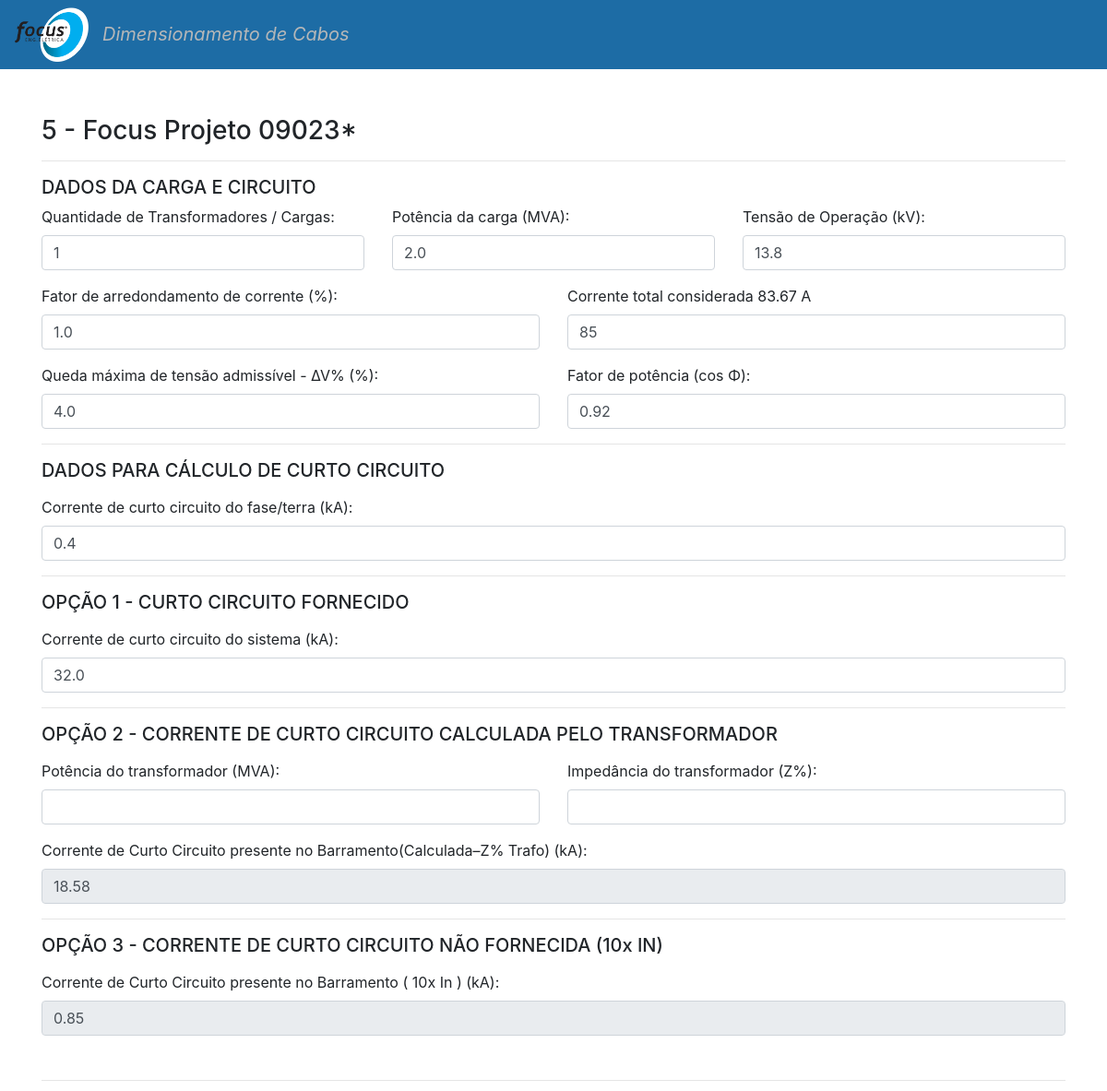
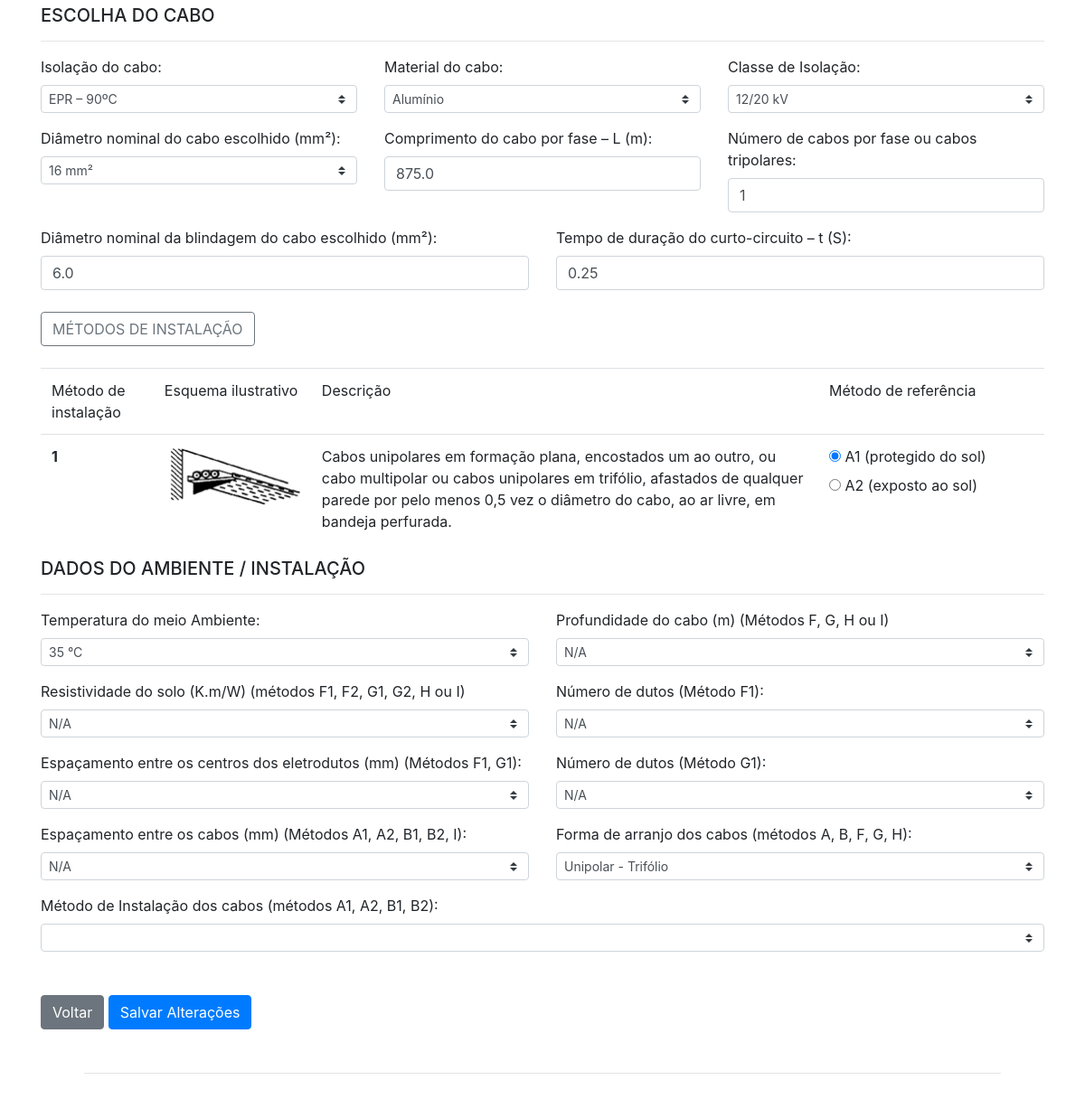
The app's page /parametros?id=5 with its own data (2 pictures, top to bottom).
### tables this page shows
CREATE TABLE TB_PROJETOS (
                                        id integer PRIMARY KEY autoincrement,
                                        nome_projeto text NOT NULL,
                                        responsavel_tecnico varchar(200),
                                        observacao varchar(1000),
                                        data_criacao datetime,
                                        data_atualizacao datetime
                                    );

CREATE TABLE TB_PARAM_PROJETO (
id_parametros_proj INTEGER REFERENCES TB_PROJETOS(ID) ON UPDATE CASCADE,
cargas int,
potencia float,
tensao float,
fator_corrente float,
corrente_total float,
queda_maxima float,
fator_potencia float,
potencia_trafo float,
impedancia_trafo float,
corrente_cc_sistema float,
corrente_cc_barramento float,
corrente_cc_barramento_calc float,
corrente_cc_fase_terra float,
isolacao varchar(200),
material varchar(200),
classe varchar(200),
comp_cabo_fase float,
num_cabo_fase int,
diametro_blindagem float,
tempo_cc float,
temp_ambiente float,
profundidade_cabo float,
resistividade_solo float,
num_dutos_F1 integer,
espaco_eletrodutos varchar(10),
num_dutos_G1 integer,
espaco_cabos varchar(100),
arranjo varchar(100),
metodo_install varchar(100),
mInstallRadio varchar(100),
diametro_cabo float, m_instal_id INTEGER);

### app.py (the view)
@app.route('/parametros', methods=['GET', 'POST'])
def formParamProjeto():
    id = request.args.get('id')
    vErro = request.args.get('erro')
    if vErro:
        vErro = "A quantidade mínima de parâmetros não foi preenchida! Por favor, recalcule."
    conn.cursor.execute(f"SELECT * FROM TB_PROJETOS WHERE ID = {id}")
    vDados = conn.cursor.fetchone()
    conn.cursor.execute(f"SELECT * FROM TB_PARAM_PROJETO WHERE id_parametros_proj = {id}")
    vParam = conn.cursor.fetchone()
    return render_template('formParamProj.html' , vDados = vDados , vParam = vParam, vErro = vErro)

### templates/formParamProj.html (shortened to what this page needs)
{% extends "header.html" %}
{% block body %}
<div class="container" style="margin-top:50px">
  <form action="upload" method="POST" onsubmit="return confirm('Confirma Alteração?')">
    <h3> {{ vDados[0] }} - {{ vDados[1] }} </h3>
    <hr>
    <h5> DADOS DA CARGA E CIRCUITO </h5>
    <div class="row">
      <div class="col">
        <label for="cargas" class="form-label">Quantidade de Transformadores / Cargas:</label>
        <input type="number" class="form-control" name="cargas" value={{vParam[1]}}>
      </div>
      <div class="col">
        <label for="potencia" class="form-label">Potência da carga (MVA):</label>
        <input type="number" step="0.001" class="form-control" name="potencia" id="potencia" value="{{vParam[2]}}"
          onchange="calculo()">
      </div>
      <div class="col">
        <label for="tensao" class="form-label">Tensão de Operação (kV):</label>
        <input type="number" step="0.1" class="form-control" name="tensao" id="tensao" value="{{vParam[3]}}" onchange="calculo()" required>
      </div>
    </div>
    <div class="row mt-3">
      <div class="col">
        <label for="fator_corrente" class="form-label">Fator de arredondamento de corrente (%):</label>
        <input type="number" step="0.1" class="form-control" id="fator_corrente" name="fator_corrente"
          value={{vParam[4]}} onchange="calculo()">
      </div>
      <div class="col">
        <label for="corrente_total" class="form-label">
          <div id="cc_calculada">Corrente total considerada (A):</div>
        </label>
        <input type="number" step="0.01" class="form-control" name="corrente_total" id="corrente_total" value="{{vParam[5]}}" onchange="calculo()" >
      </div>
    </div>
    <div class="row mt-3">
      <div class="col">
        <label for="queda_maxima" class="form-label">Queda máxima de tensão admissível - ∆V% (%):</label>
        <input type="number" step="0.1" class="form-control" name="queda_maxima" value={{vParam[6]}}>
      </div>
      <div class="col">
        <label for="fator_potencia" class="form-label">Fator de potência (cos Φ):</label>
        <input type="number" step="0.01" class="form-control" name="fator_potencia" value={{vParam[7]}}>
      </div>
    </div>
    <hr>
    <h5> DADOS PARA CÁLCULO DE CURTO CIRCUITO </h5>
    <div class="row mt-3">
      <div class="col">
        <label for="corrente_cc_fase_terra" class="form-label">Corrente de curto circuito do fase/terra (kA):</label>
        <input type="number" step="0.1" class="form-control" name="corrente_cc_fase_terra" id="corrente_cc_fase_terra"
          value={{vParam[13]}}>
      </div>
    </div>
    <hr>
    <h5> OPÇÃO 1 - CURTO CIRCUITO FORNECIDO </h5>
    <div class="row mt-3">
      <div class="col">
        <label for="corrente_cc_sistema" class="form-label">Corrente de curto circuito do sistema (kA):</label>
        <input type="number" step="0.1" class="form-control" name="corrente_cc_sistema" value={{vParam[10]}}>
      </div>
    </div>
    <hr>
    <h5> OPÇÃO 2 - CORRENTE DE CURTO CIRCUITO CALCULADA PELO TRANSFORMADOR </h5>
    <div class="row mt-3">
      <div class="col">
        <label for="potencia_trafo" class="form-label">Potência do transformador (MVA):</label>
        <input type="number" step="0.1" class="form-control" name="potencia_trafo" id="potencia_trafo"
          value={{vParam[8]}} onchange="calculo()">
      </div>
      <div class="col">
        <label for="impedancia_trafo" class="form-label">Impedância do transformador (Z%):</label>
        <input type="number" step="0.1" class="form-control" name="impedancia_trafo" id="impedancia_trafo"
          value={{vParam[9]}} onchange="calculo()">
      </div>
    </div>
    <div class="row mt-3">
      <div class="col">
        <label for="corrente_cc_barramento_calc" class="form-label">Corrente de Curto Circuito presente no
          Barramento(Calculada–Z% Trafo) (kA):</label>
        <input type="number" class="form-control" name="corrente_cc_barramento_calc" id="corrente_cc_barramento_calc"
          value="{{vParam[12]}}" readonly>
      </div>
    </div>
    <hr>
    <h5> OPÇÃO 3 - CORRENTE DE CURTO CIRCUITO NÃO FORNECIDA (10x IN) </h5>
    <div class="row mt-3">
      <div class="col">
        <label for="corrente_cc_barramento" class="form-label">Corrente de Curto Circuito presente no Barramento ( 10x
          In ) (kA):</label>
        <input type="number" step="0.1" class="form-control" name="corrente_cc_barramento" id="corrente_cc_barramento"
          value="{{vParam[11]}}" readonly>
      </div>
    </div>
    <hr class="mt-5">
    <h5> ESCOLHA DO CABO </h5>
    <hr>
    <div class="row mt-3">
      <div class="col">
        <label for="isolacao" class="form-label">Isolação do cabo: </label>
        <select class="custom-select custom-select-sm" id="isolacao" name="isolacao" value="{{vParam[14]}}">
          <option value="EPR – 90ºC" {% if vParam[14]=="EPR – 90ºC" %} selected {% endif %}>EPR – 90ºC</option>
        </select>
      </div>
      <div class="col">
        <label for="material" class="form-label">Material do cabo: </label>
        <select class="custom-select custom-select-sm" id="material" name="material" value="{{vParam[15]}}">
          <option value="Alumínio" {% if vParam[15]=="Alumínio" %} selected {% endif %}>Alumínio</option>
        </select>
      </div>
      <div class="col">
        <label for="classe" class="form-label">Classe de Isolação: </label>
        <select class="custom-select custom-select-sm" id="classe" name="classe" value="{{vParam[16]}}">
          <option value="12/20 kV" {% if vParam[16]=="12/20 kV" %} selected {% endif %}>12/20 kV</option>
        </select>
      </div>
    </div>
    <div class="row mt-3">
      <div class="col">
        <label for="diametro_cabo" class="form-label">Diâmetro nominal do cabo escolhido (mm²): </label>
        <select class="custom-select custom-select-sm" id="diametro_cabo" name="diametro_cabo" value="{{vParam[31]}}">
          <option value=16 {% if vParam[31]==16 %} selected {% endif %}>16 mm² </option>
        </select>
      </div>
      <div class="col">
        <label for="comp_cabo_fase" class="form-label">Comprimento do cabo por fase – L (m):
        </label>
        <input type="number" class="form-control" name="comp_cabo_fase" value="{{vParam[17]}}">
      </div>
      <div class="col">
        <label for="num_cabo_fase" class="form-label">Número de cabos por fase ou cabos tripolares:</label>
        <input type="number" class="form-control" name="num_cabo_fase" value="{{vParam[18]}}">
      </div>
    </div>
    <div class="row mt-3">
      <div class="col">
        <label for="nm_campanha" class="form-label">Diâmetro nominal da blindagem do cabo escolhido (mm²):
        </label>
        <input type="number" class="form-control" name="diametro_blindagem" value="{{vParam[19]}}">
      </div>
      <div class="col">
        <label for="desc_campanha" class="form-label">Tempo de duração do curto-circuito – t (S):</label>
        <input type="number" step="0.01" class="form-control" name="tempo_cc" value="{{vParam[20]}}">
      </div>
    </div>
    <button type="button" class="btn btn-outline-secondary mt-4" onclick="mostraMetodos()">MÉTODOS DE INSTALAÇÃO
    </button>
    <table class="table mt-4" id="tabela_mInstall">
      <thead>
        <tr>
          <td>Método de instalação</td>
          <td>Esquema ilustrativo</td>
          <td>Descrição</td>
          <td width="250px">Método de referência</td>
        </tr>
      </thead>
      <tbody>
        <tr class="met" id="row1">
          <th scope="col">1</th>
          <td><img src="/static/img/image226.png" width="150px"></td>
          <td>Cabos unipolares em formação plana, encostados um ao outro, ou cabo multipolar
            ou cabos unipolares em trifólio, afastados de qualquer parede
            por pelo menos 0,5 vez o diâmetro do cabo, ao ar livre, em bandeja perfurada.
          </td>
          <td onclick="oculta_ab()">
            <input type="radio" id="1A1" name="metodo" value="1A1" required>
            <label for="1A1">A1 (protegido do sol) </label>
            <br>
            <input type="radio" id="1A2" name="metodo" value="1A2">
            <label for="1A2">A2 (exposto ao sol) </label><br>
          </td>
        </tr>
      </tbody>
    </table>
    <h5 class="mt-3"> DADOS DO AMBIENTE / INSTALAÇÃO </h5>
    <hr>
    <div class="row mt-3">
      <div class="col">
        <label for="temp_ambiente" class="form-label">Temperatura do meio Ambiente: </label>
        <select class="custom-select custom-select-sm" id="temp_ambiente" name="temp_ambiente" required>
          <option value="35" {% if vParam[21]==35 %} selected {% endif %}>35 °C</option>
        </select>
      </div>
      <div class="col" id="fghi">
        <label for="profundidade_cabo" class="form-label">Profundidade do cabo (m) (Métodos F, G, H ou I) </label>
        <select class="custom-select custom-select-sm" id="profundidade_cabo" name="profundidade_cabo">
          <option value="0.0" {% if vParam[22]==0.0 %} selected {% endif %}>N/A</option>
        </select>
      </div>
    </div>
    <div class="row mt-3">
      <div class="col" id="fghi2">
        <label for="resistividade_solo" class="form-label">Resistividade do solo (K.m/W) (métodos F1, F2, G1, G2, H ou I)
        </label>
        <select class="custom-select custom-select-sm" id="resistividade_solo" name="resistividade_solo">
          <option value="0" {% if vParam[23]==0 %} selected {% endif %}>N/A</option>
        </select>
      </div>
      <div class="col" id="f1">
        <label for="num_dutos_F1" class="form-label">Número de dutos (Método F1):
        </label>
        <select class="custom-select custom-select-sm" id="num_dutos_F1" name="num_dutos_F1">
          <option value="0" {% if vParam[24]==0 %} selected {% endif %}>N/A</option>
        </select>
      </div>
    </div>
    <div class="row mt-3">
      <div class="col" id="f1g1">
        <label for="espaco_eletrodutos" class="form-label">Espaçamento entre os centros dos eletrodutos (mm) (Métodos
          F1, G1):
        </label>
        <select class="custom-select custom-select-sm" name="espaco_eletrodutos">
          <option value="N/A" {% if vParam[25]=="N/A" %} selected {% endif %}>N/A</option>
        </select>
      </div>
      <div class="col" id="g1">
        <label for="num_dutos_G1" class="form-label">Número de dutos (Método G1):
        </label>
        <select class="custom-select custom-select-sm" id="num_dutos_G1" name="num_dutos_G1">
          <option value="0" {% if vParam[26]==0 %} selected {% endif %}>N/A</option>
        </select>
      </div>
    </div>
    <div class="row mt-3">
      <div class="col" id="abi">
        <label for="espaco_cabos" class="form-label">Espaçamento entre os cabos (mm) (Métodos A1, A2, B1, B2, I):
        </label>
        <select class="custom-select custom-select-sm" id="espaco_cabos" name="espaco_cabos">
          <option value="N/A" {% if vParam[27]=="N/A" %} selected {% endif %}>N/A</option>
        </select>
      </div>
      <div class="col" id="abfgh">
        <label for="arranjo" class="form-label">Forma de arranjo dos cabos (métodos A, B, F, G, H):
        </label>
        <select class="custom-select custom-select-sm" id="arranjo" name="arranjo" onchange="getArranjos()">
          <option value="Unipolar - Trifólio" {% if vParam[28]=="Unipolar - Trifólio" %} selected {% endif %}>Unipolar -
            Trifólio</option>
        </select>
      </div>
    </div>
    <div class="row mt-3">
      <div class="col" id="ab">
        <label for="metodo_install" class="form-label">Método de Instalação dos cabos (métodos A1, A2, B1, B2):
        </label>
        <select class="custom-select custom-select-sm" id="metodo_install" name="m_instal_id" onchange="selectInstall()"
          required></select>
      </div>
    </div>
    <div class="row mt-5">
      <div class="col">
        <button type="button" onclick="window.location='/'" class="btn btn-secondary">Voltar</button>
        <button type="submit" class="btn btn-primary">Salvar Alterações</button>
      </div>
    </div>
    <hr class="m-5">
  </form>
</div>
<body onload="metodoSelect()">
</body>
{% endblock %}

### templates/header.html (shortened to what this page needs)
<!DOCTYPE HTML>
<html lang="pt-br">
<head>
<link rel="stylesheet " href="/static/css/bootstrap_4.3.1_css_bootstrap.min.css">
</head>
<body>
<nav class="navbar navbar-expand-lg" style="background-color: #1d6ca5;">
	<img src="/static/img/focus_engenharia_eletrica_logo1x.png" width="80px">
 <div class="container-fluid">
	<a class="navbar-brand" style="color: #b5b7b8;" href="/"><i>Dimensionamento de Cabos</i> </a>
 </div>
</nav>
<body>
	{% block body %}
	{% endblock %}
</body>
</html>

### records on screen
TB_PROJETOS: id "5", nome_projeto "Focus Projeto 09023*"
TB_PARAM_PROJETO: cargas "1", potencia "2.0", tensao "13.8", fator_corrente "1.0", corrente_total "85", queda_maxima "4.0", fator_potencia "0.92", corrente_cc_fase_terra "0.4", corrente_cc_sistema "32.0", corrente_cc_barramento_calc "18.58", corrente_cc_barramento "0.85", isolacao "EPR – 90ºC", material "Alumínio", classe "12/20 kV", diametro_cabo "16 mm²", comp_cabo_fase "875.0", num_cabo_fase "1", diametro_blindagem "6.0", tempo_cc "0.25", temp_ambiente "35 °C", profundidade_cabo "N/A", resistividade_solo "N/A", num_dutos_F1 "N/A", espaco_eletrodutos "N/A", num_dutos_G1 "N/A", espaco_cabos "N/A", arranjo "Unipolar - Trifólio"
